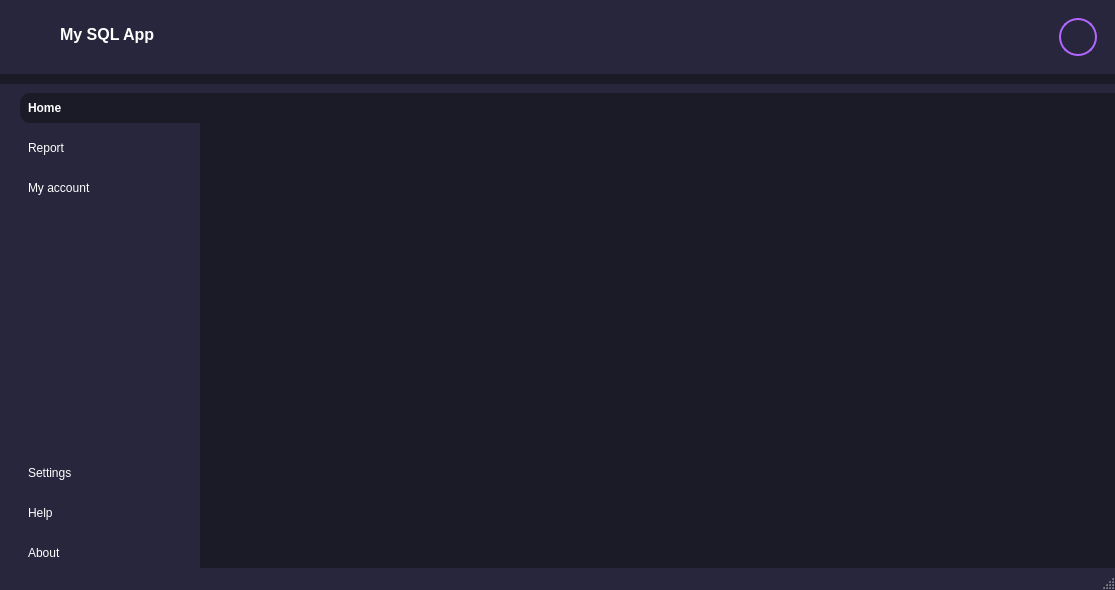
<?xml version="1.0" encoding="UTF-8"?>
<ui version="4.0">
 <class>MainWindow</class>
 <widget class="QMainWindow" name="MainWindow">
  <property name="geometry">
   <rect>
    <x>0</x>
    <y>0</y>
    <width>1115</width>
    <height>590</height>
   </rect>
  </property>
  <property name="windowTitle">
   <string>MainWindow</string>
  </property>
  <property name="styleSheet">
   <string notr="true">#MainWindow {
    border: none;
    background-color: transparent;
    background: transparent;
    padding: 0;
    margin: 0;
    color: #fff;
}

#centralwidget, #homeBtn{
    background-color: #1b1b27;
}

#header, #mainBody {
    background-color: #27263c;
}

QPushButton{
	text-align: lef;
	padding: 3px, 5px;
}

QPushButton {
    text-align: left;
    padding: 5px, 10px;
    border-top-left-radius: 10px;
    border-bottom-left-radius: 10px;
}

#MainWindow {
    background-color:   #27263c;
}

</string>
  </property>
  <widget class="QWidget" name="centralwidget">
   <property name="styleSheet">
    <string notr="true">*{
    border: none;
    background-color: transparent;
    background: transparent;
    padding: 0;
    margin: 0;
    color: #fff;
}

#centralwidget {
    background-color:  #1b1b27;
}

</string>
   </property>
   <layout class="QVBoxLayout" name="verticalLayout">
    <property name="spacing">
     <number>10</number>
    </property>
    <property name="leftMargin">
     <number>0</number>
    </property>
    <property name="topMargin">
     <number>0</number>
    </property>
    <property name="rightMargin">
     <number>0</number>
    </property>
    <property name="bottomMargin">
     <number>0</number>
    </property>
    <item alignment="Qt::AlignTop">
     <widget class="QWidget" name="header" native="true">
      <property name="styleSheet">
       <string notr="true">#header{
    background-color: #27263c;

}
</string>
      </property>
      <layout class="QHBoxLayout" name="horizontalLayout">
       <item alignment="Qt::AlignLeft">
        <widget class="QFrame" name="frame_2">
         <property name="frameShape">
          <enum>QFrame::StyledPanel</enum>
         </property>
         <property name="frameShadow">
          <enum>QFrame::Raised</enum>
         </property>
         <layout class="QHBoxLayout" name="horizontalLayout_4">
          <item alignment="Qt::AlignLeft">
           <widget class="QPushButton" name="menuBtn">
            <property name="cursor">
             <cursorShape>PointingHandCursor</cursorShape>
            </property>
            <property name="styleSheet">
             <string notr="true">QPushButton {
    text-align: left;
    padding: 5px, 10px;
    border-top-left-radius: 10px;
    border-bottom-left-radius: 10px;
}
</string>
            </property>
            <property name="text">
             <string/>
            </property>
            <property name="icon">
             <iconset resource="icon/myIcon.qrc">
              <normaloff>:/souce/icon/align-justify.svg</normaloff>:/souce/icon/align-justify.svg</iconset>
            </property>
            <property name="iconSize">
             <size>
              <width>24</width>
              <height>24</height>
             </size>
            </property>
           </widget>
          </item>
          <item>
           <widget class="QLabel" name="label">
            <property name="font">
             <font>
              <pointsize>12</pointsize>
              <weight>75</weight>
              <bold>true</bold>
             </font>
            </property>
            <property name="styleSheet">
             <string notr="true">QLabel {
    text-align: left;
    padding: 5px, 10px;
    border-top-left-radius: 10px;
    border-bottom-left-radius: 10px;
}
</string>
            </property>
            <property name="text">
             <string>My SQL App</string>
            </property>
           </widget>
          </item>
         </layout>
        </widget>
       </item>
       <item alignment="Qt::AlignRight">
        <widget class="QFrame" name="frame">
         <property name="styleSheet">
          <string notr="true"/>
         </property>
         <property name="frameShape">
          <enum>QFrame::StyledPanel</enum>
         </property>
         <property name="frameShadow">
          <enum>QFrame::Raised</enum>
         </property>
         <layout class="QHBoxLayout" name="horizontalLayout_3">
          <item>
           <widget class="QPushButton" name="pushButton_4">
            <property name="cursor">
             <cursorShape>PointingHandCursor</cursorShape>
            </property>
            <property name="styleSheet">
             <string notr="true">QPushButton {
    text-align: left;
    padding: 5px, 10px;
    border-top-left-radius: 10px;
    border-bottom-left-radius: 10px;
	margin-right: 15px
}
</string>
            </property>
            <property name="text">
             <string/>
            </property>
            <property name="icon">
             <iconset resource="icon/myIcon.qrc">
              <normaloff>:/souce/icon/search.svg</normaloff>:/souce/icon/search.svg</iconset>
            </property>
            <property name="iconSize">
             <size>
              <width>20</width>
              <height>20</height>
             </size>
            </property>
           </widget>
          </item>
          <item>
           <widget class="QPushButton" name="pushButton_3">
            <property name="cursor">
             <cursorShape>PointingHandCursor</cursorShape>
            </property>
            <property name="styleSheet">
             <string notr="true">QPushButton {
    text-align: left;
    padding: 5px, 10px;
    border-top-left-radius: 10px;
    border-bottom-left-radius: 10px;
	margin-right: 15px
}
</string>
            </property>
            <property name="text">
             <string/>
            </property>
            <property name="icon">
             <iconset resource="icon/myIcon.qrc">
              <normaloff>:/souce/icon/bell.svg</normaloff>:/souce/icon/bell.svg</iconset>
            </property>
            <property name="iconSize">
             <size>
              <width>20</width>
              <height>20</height>
             </size>
            </property>
           </widget>
          </item>
          <item>
           <widget class="QPushButton" name="pushButton_2">
            <property name="cursor">
             <cursorShape>PointingHandCursor</cursorShape>
            </property>
            <property name="styleSheet">
             <string notr="true">QPushButton {
    text-align: left;
    padding: 5px, 10px;
    border-top-left-radius: 10px;
    border-bottom-left-radius: 10px;
	margin-right: 15px
}
</string>
            </property>
            <property name="text">
             <string/>
            </property>
            <property name="icon">
             <iconset resource="icon/myIcon.qrc">
              <normaloff>:/souce/icon/activity.svg</normaloff>:/souce/icon/activity.svg</iconset>
            </property>
            <property name="iconSize">
             <size>
              <width>20</width>
              <height>20</height>
             </size>
            </property>
           </widget>
          </item>
          <item>
           <widget class="QPushButton" name="pushButton">
            <property name="minimumSize">
             <size>
              <width>38</width>
              <height>38</height>
             </size>
            </property>
            <property name="maximumSize">
             <size>
              <width>38</width>
              <height>38</height>
             </size>
            </property>
            <property name="cursor">
             <cursorShape>PointingHandCursor</cursorShape>
            </property>
            <property name="styleSheet">
             <string notr="true">#pushButton {
    border: 2px solid #B266FF;
    border-radius: 19px;
	text-align: center;
}
QPushButton {
    text-align: left;
    padding: 5px, 10px;
    border-top-left-radius: 10px;
    border-bottom-left-radius: 10px;
}
</string>
            </property>
            <property name="text">
             <string/>
            </property>
            <property name="icon">
             <iconset resource="icon/myIcon.qrc">
              <normaloff>:/souce/icon/user.svg</normaloff>:/souce/icon/user.svg</iconset>
            </property>
            <property name="iconSize">
             <size>
              <width>30</width>
              <height>30</height>
             </size>
            </property>
           </widget>
          </item>
         </layout>
        </widget>
       </item>
      </layout>
     </widget>
    </item>
    <item>
     <widget class="QWidget" name="mainBody" native="true">
      <property name="sizePolicy">
       <sizepolicy hsizetype="Preferred" vsizetype="Expanding">
        <horstretch>0</horstretch>
        <verstretch>0</verstretch>
       </sizepolicy>
      </property>
      <property name="minimumSize">
       <size>
        <width>1115</width>
        <height>464</height>
       </size>
      </property>
      <property name="styleSheet">
       <string notr="true">#mainBody{
    background-color: #27263c;
}</string>
      </property>
      <layout class="QHBoxLayout" name="horizontalLayout_2">
       <property name="spacing">
        <number>0</number>
       </property>
       <property name="leftMargin">
        <number>0</number>
       </property>
       <property name="topMargin">
        <number>9</number>
       </property>
       <property name="rightMargin">
        <number>0</number>
       </property>
       <property name="bottomMargin">
        <number>0</number>
       </property>
       <item>
        <widget class="QCustomSlideMenu" name="leftMenu" native="true">
         <property name="minimumSize">
          <size>
           <width>200</width>
           <height>0</height>
          </size>
         </property>
         <layout class="QVBoxLayout" name="verticalLayout_3">
          <property name="spacing">
           <number>0</number>
          </property>
          <property name="leftMargin">
           <number>0</number>
          </property>
          <property name="topMargin">
           <number>0</number>
          </property>
          <property name="rightMargin">
           <number>0</number>
          </property>
          <property name="bottomMargin">
           <number>0</number>
          </property>
          <item>
           <widget class="QWidget" name="widget" native="true">
            <property name="minimumSize">
             <size>
              <width>200</width>
              <height>455</height>
             </size>
            </property>
            <layout class="QVBoxLayout" name="verticalLayout_4">
             <property name="spacing">
              <number>0</number>
             </property>
             <property name="leftMargin">
              <number>20</number>
             </property>
             <property name="topMargin">
              <number>0</number>
             </property>
             <property name="rightMargin">
              <number>0</number>
             </property>
             <property name="bottomMargin">
              <number>0</number>
             </property>
             <item>
              <widget class="QFrame" name="frame_3">
               <property name="frameShape">
                <enum>QFrame::StyledPanel</enum>
               </property>
               <property name="frameShadow">
                <enum>QFrame::Raised</enum>
               </property>
               <layout class="QVBoxLayout" name="verticalLayout_5">
                <property name="spacing">
                 <number>10</number>
                </property>
                <property name="leftMargin">
                 <number>0</number>
                </property>
                <property name="topMargin">
                 <number>0</number>
                </property>
                <property name="rightMargin">
                 <number>0</number>
                </property>
                <property name="bottomMargin">
                 <number>0</number>
                </property>
                <item>
                 <widget class="QPushButton" name="homeBtn">
                  <property name="cursor">
                   <cursorShape>PointingHandCursor</cursorShape>
                  </property>
                  <property name="styleSheet">
                   <string notr="true">#homeBtn{
    background-color: #1b1b27;
}
#homeBtn {
    text-align: left;
    padding:  8px;
    border-top-left-radius: 10px;
    border-bottom-left-radius: 10px;
}

#homeBtn {
  font-weight: bold;
}</string>
                  </property>
                  <property name="text">
                   <string>Home</string>
                  </property>
                  <property name="icon">
                   <iconset resource="icon/myIcon.qrc">
                    <normaloff>:/souce/icon/home.svg</normaloff>:/souce/icon/home.svg</iconset>
                  </property>
                  <property name="iconSize">
                   <size>
                    <width>16</width>
                    <height>16</height>
                   </size>
                  </property>
                 </widget>
                </item>
                <item>
                 <widget class="QPushButton" name="reportBtn">
                  <property name="cursor">
                   <cursorShape>PointingHandCursor</cursorShape>
                  </property>
                  <property name="styleSheet">
                   <string notr="true">QPushButton {
    text-align: left;
    padding: 8px;
    border-top-left-radius: 10px;
    border-bottom-left-radius: 10px;
}</string>
                  </property>
                  <property name="text">
                   <string>Report</string>
                  </property>
                  <property name="icon">
                   <iconset resource="icon/myIcon.qrc">
                    <normaloff>:/souce/icon/printer.svg</normaloff>:/souce/icon/printer.svg</iconset>
                  </property>
                 </widget>
                </item>
                <item>
                 <widget class="QPushButton" name="accountBtn">
                  <property name="cursor">
                   <cursorShape>PointingHandCursor</cursorShape>
                  </property>
                  <property name="styleSheet">
                   <string notr="true">QPushButton {
    text-align: left;
    padding: 8px;
    border-top-left-radius: 10px;
    border-bottom-left-radius: 10px;
}</string>
                  </property>
                  <property name="text">
                   <string>My account</string>
                  </property>
                  <property name="icon">
                   <iconset resource="icon/myIcon.qrc">
                    <normaloff>:/souce/icon/user.svg</normaloff>:/souce/icon/user.svg</iconset>
                  </property>
                 </widget>
                </item>
               </layout>
              </widget>
             </item>
             <item>
              <spacer name="verticalSpacer">
               <property name="orientation">
                <enum>Qt::Vertical</enum>
               </property>
               <property name="sizeHint" stdset="0">
                <size>
                 <width>20</width>
                 <height>40</height>
                </size>
               </property>
              </spacer>
             </item>
             <item>
              <widget class="QFrame" name="frame_4">
               <property name="sizePolicy">
                <sizepolicy hsizetype="Preferred" vsizetype="Preferred">
                 <horstretch>0</horstretch>
                 <verstretch>0</verstretch>
                </sizepolicy>
               </property>
               <property name="frameShape">
                <enum>QFrame::StyledPanel</enum>
               </property>
               <property name="frameShadow">
                <enum>QFrame::Raised</enum>
               </property>
               <layout class="QVBoxLayout" name="verticalLayout_6">
                <property name="spacing">
                 <number>10</number>
                </property>
                <property name="leftMargin">
                 <number>0</number>
                </property>
                <property name="topMargin">
                 <number>0</number>
                </property>
                <property name="rightMargin">
                 <number>0</number>
                </property>
                <property name="bottomMargin">
                 <number>0</number>
                </property>
                <item>
                 <widget class="QPushButton" name="settingsBtn">
                  <property name="cursor">
                   <cursorShape>PointingHandCursor</cursorShape>
                  </property>
                  <property name="styleSheet">
                   <string notr="true">QPushButton {
    text-align: left;
    padding: 8px;
    border-top-left-radius: 10px;
    border-bottom-left-radius: 10px;
}</string>
                  </property>
                  <property name="text">
                   <string>Settings</string>
                  </property>
                  <property name="icon">
                   <iconset resource="icon/myIcon.qrc">
                    <normaloff>:/souce/icon/settings.svg</normaloff>:/souce/icon/settings.svg</iconset>
                  </property>
                  <property name="iconSize">
                   <size>
                    <width>16</width>
                    <height>16</height>
                   </size>
                  </property>
                 </widget>
                </item>
                <item>
                 <widget class="QPushButton" name="helpBtn">
                  <property name="cursor">
                   <cursorShape>PointingHandCursor</cursorShape>
                  </property>
                  <property name="styleSheet">
                   <string notr="true">QPushButton {
    text-align: left;
    padding: 8px;
    border-top-left-radius: 10px;
    border-bottom-left-radius: 10px;
}</string>
                  </property>
                  <property name="text">
                   <string>Help</string>
                  </property>
                  <property name="icon">
                   <iconset resource="icon/myIcon.qrc">
                    <normaloff>:/souce/icon/help-circle.svg</normaloff>:/souce/icon/help-circle.svg</iconset>
                  </property>
                 </widget>
                </item>
                <item>
                 <widget class="QPushButton" name="aboutBtn">
                  <property name="cursor">
                   <cursorShape>PointingHandCursor</cursorShape>
                  </property>
                  <property name="styleSheet">
                   <string notr="true">QPushButton {
    text-align: left;
    padding: 8px;
    border-top-left-radius: 10px;
    border-bottom-left-radius: 10px;
}</string>
                  </property>
                  <property name="text">
                   <string>About</string>
                  </property>
                  <property name="icon">
                   <iconset resource="icon/myIcon.qrc">
                    <normaloff>:/souce/icon/info.svg</normaloff>:/souce/icon/info.svg</iconset>
                  </property>
                  <property name="iconSize">
                   <size>
                    <width>16</width>
                    <height>16</height>
                   </size>
                  </property>
                 </widget>
                </item>
               </layout>
              </widget>
             </item>
            </layout>
           </widget>
          </item>
         </layout>
        </widget>
       </item>
       <item>
        <widget class="QWidget" name="mainBodyContent" native="true">
         <property name="styleSheet">
          <string notr="true">#mainBodyContent{
    background-color: #1b1b27;
}</string>
         </property>
         <layout class="QVBoxLayout" name="verticalLayout_2">
          <item>
           <widget class="QStackedWidget" name="stackedWidget">
            <widget class="QWidget" name="page"/>
            <widget class="QWidget" name="page_2"/>
           </widget>
          </item>
         </layout>
        </widget>
       </item>
       <item>
        <widget class="QWidget" name="rightMenu" native="true"/>
       </item>
      </layout>
     </widget>
    </item>
   </layout>
  </widget>
  <widget class="QMenuBar" name="menubar">
   <property name="geometry">
    <rect>
     <x>0</x>
     <y>0</y>
     <width>1115</width>
     <height>21</height>
    </rect>
   </property>
  </widget>
  <widget class="QStatusBar" name="statusbar"/>
 </widget>
 <customwidgets>
  <customwidget>
   <class>QCustomSlideMenu</class>
   <extends>QWidget</extends>
   <header location="global">Custom_Widgets.Widgets.h</header>
   <container>1</container>
  </customwidget>
 </customwidgets>
 <resources>
  <include location="icon/myIcon.qrc"/>
  <include location="icon/myIcon.qrc"/>
 </resources>
 <connections/>
</ui>
